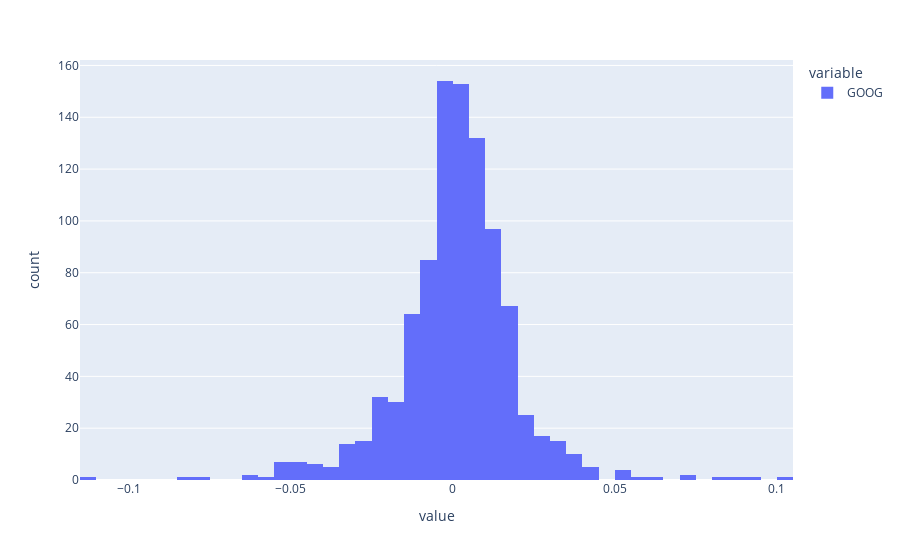

Notebook code for this chart:
### Code cell
#subsection the data to use Google stocks
#checks the percentage change in close prices
#finds how much the price changes compared to the previous day
print("<............Percentage Change...........>")
Close['GOOG'].pct_change().plot(kind='hist')

### Figure 1 — Plotly figure (JSON) as saved in the notebook; plotly's stock layout.template omitted (floating-point values rounded to 4 significant figures; data arrays with more than 128 entries replaced by an {"elided": "..."} marker saying what was removed)
{"data": [{"alignmentgroup": "True", "bingroup": "x", "hovertemplate": "variable=GOOG<br>value=%{x}<br>count=%{y}<extra></extra>", "legendgroup": "GOOG", "marker": {"color": "#636efa"}, "name": "GOOG", "offsetgroup": "GOOG", "orientation": "v", "showlegend": true, "type": "histogram", "x": {"elided": "959 float values"}, "xaxis": "x", "yaxis": "y"}], "layout": {"barmode": "relative", "legend": {"title": {"text": "variable"}, "tracegroupgap": 0}, "margin": {"t": 60}, "xaxis": {"anchor": "y", "domain": [0, 1], "title": {"text": "value"}}, "yaxis": {"anchor": "x", "domain": [0, 1], "title": {"text": "count"}}}}
